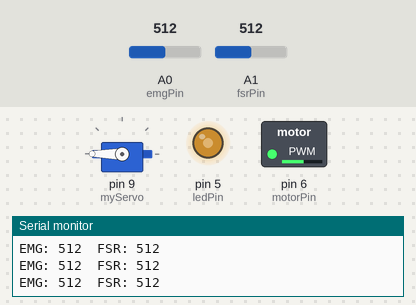
Bench run of a sketch on a simulated Arduino Uno, built with avr-gcc and run on an emulated ATmega328P. On the bench: servo, switched loads named in the sketch (green lamp = pin HIGH), output pins drawn as LEDs (lit = HIGH), the last lines printed to the serial monitor. The test bench sets the inputs (shaded band); at power-on: A1 (fsrPin) = 512, A0 (emgPin) = 512.

Above: at 1.2 s.
1.3 s: A1 (fsrPin) set to 716
At 2.5 s:
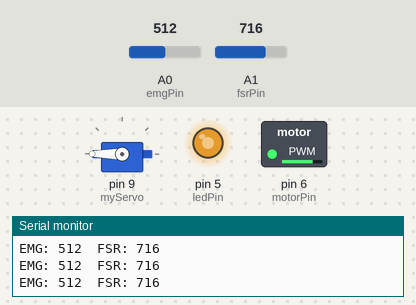
2.8 s: A0 (emgPin) set to 65
5.8 s: A0 (emgPin) set to 55
At 7.1 s:
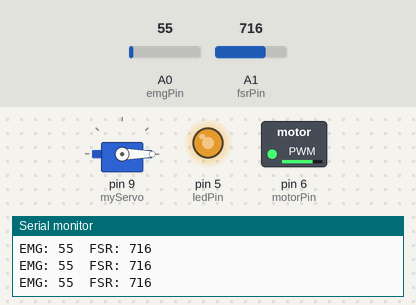
7.5 s: A1 (fsrPin) set to 511
At 8.4 s:
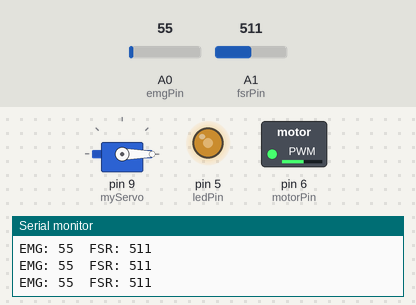
9.0 s: A1 (fsrPin) set to 306
At 10.2 s:
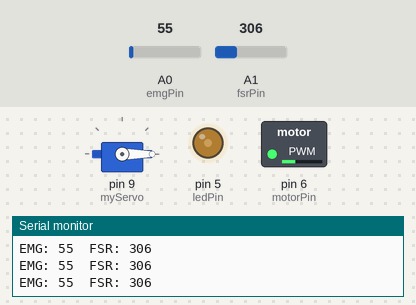
10.5 s: A0 (emgPin) set to 122
At 11.7 s:
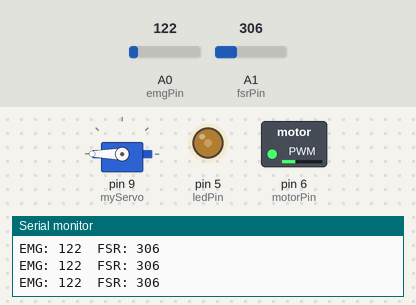
Timing chart, 0 to 13.0 s (numbered marks = the images above; inputs shaded):
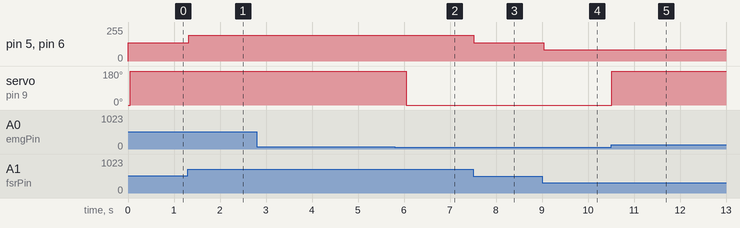

Measured:
- the behaviour switches between 61 and 60 on A0 (emgPin) (found by bisection; images 1 and 2)
- after the input at 1.3 s, pin 5 (ledPin), pin 6 (motorPin): 138/255 → 194/255 at once
- after the input at 5.8 s, servo on pin 9 (myServo): 180° → 0° after 0.24 s
- after the input at 7.5 s, pin 5 (ledPin), pin 6 (motorPin): 194/255 → 138/255 at once
- after the input at 9.0 s, pin 5 (ledPin), pin 6 (motorPin): 138/255 → 83/255 at once
- after the input at 10.5 s, servo on pin 9 (myServo): 0° → 180° at once

The sketch:

emg_servo_control.ino
```cpp
#include <Servo.h>

Servo myServo;

int emgPin = A0;
int fsrPin = A1;
int motorPin = 6;
int ledPin = 5;
int threshold = 60;

const int numReadings = 10;
int readings[numReadings];
int readIndex = 0;
int total = 0;

void setup() {
  myServo.attach(9);
  pinMode(motorPin, OUTPUT);
  pinMode(ledPin, OUTPUT);
  Serial.begin(9600);
  for (int i = 0; i < numReadings; i++) readings[i] = 0;
}

void loop() {
  total -= readings[readIndex];
  readings[readIndex] = analogRead(emgPin);
  total += readings[readIndex];
  readIndex = (readIndex + 1) % numReadings;
  int emgSmoothed = total / numReadings;

  int fsrValue = analogRead(fsrPin);

  Serial.print("EMG: ");
  Serial.print(emgSmoothed);
  Serial.print("  FSR: ");
  Serial.println(fsrValue);

  if (emgSmoothed > threshold) {
    myServo.write(180);
  } else {
    myServo.write(0);
  }

  analogWrite(motorPin, map(fsrValue, 0, 940, 0, 255));
  analogWrite(ledPin, map(fsrValue, 0, 940, 0, 255));

  delay(50);
}
```
